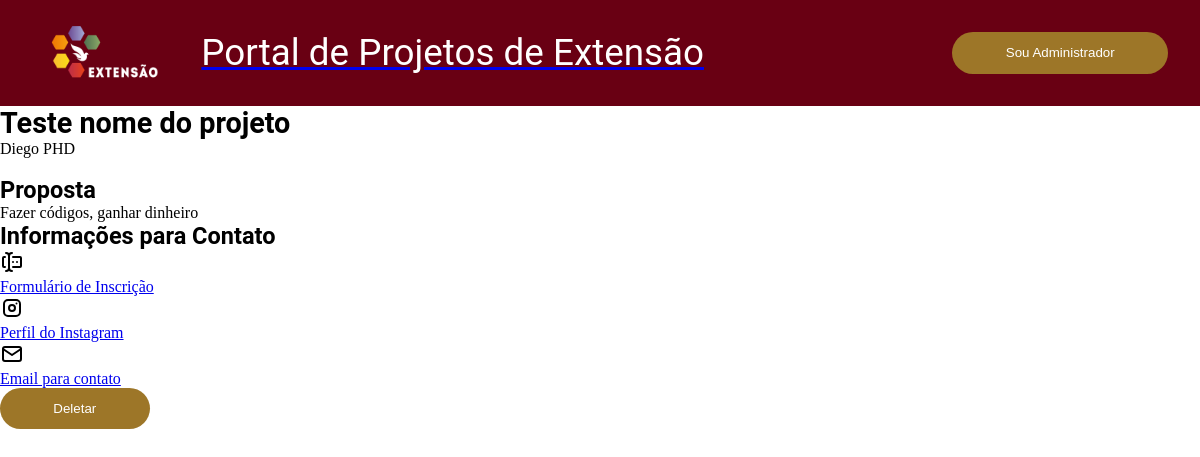
Screenshot of /projeto/7 with the database file from the repository.
### portalExtensaoUnicap_app/models.py (models this page shows, shortened)
class projeto(models.Model):
    id=models.BigAutoField(primary_key=True)
    identificacao_unica=models.TextField(max_length=9, blank=False, null=False)
    titulo=models.TextField(max_length=300, blank=False, null=False)
    proposta=models.TextField(max_length=3000, blank=False, null=False)
    curso=models.TextField(max_length=150, blank=False, null=False)
    coordenador=models.TextField(max_length=150, blank=False, null=False)
    ch_total=models.IntegerField(blank=False, null=False)
    ch_semanal_docente=models.IntegerField(blank=False, null=False)
    ch_semanal_estudante=models.IntegerField(blank=False, null=False)
    data_inicio=models.DateField(auto_now=False, auto_now_add=False)
    data_termino=models.DateField(auto_now=False, auto_now_add=False)
    instagram=models.TextField(blank=True)
    contato=models.TextField(blank=False)
    formulario=models.TextField(blank=True)

### portalExtensaoUnicap_app/views.py (the view)
# urls.py: path('projeto/<int:projeto_id>', views.ProjectView, name='project'),
def ProjectView(request, projeto_id):
    if request.method == 'GET' and request.GET.get('delete') != None:
        projeto.objects.filter(id=projeto_id).delete()
        return redirect('admin')
    projeto_detail = get_object_or_404(projeto, id=projeto_id)
    return render(request, 'project.html', {'projeto': projeto_detail})

### portalExtensaoUnicap_app/templates/project.html (shortened to what this page needs)
{% extends 'base.html' %}
{% block conteudo %}
{% load static %}
<div class="basic-info">
	<h2>{{ projeto.titulo }}</h2>
	<p>{{ projeto.coordenador }}</p>
</div>
<div class="extra-info">
	<div class="right-extra-info">
		<div class="proposition">
			<h3>Proposta</h3>
			<p>{{ projeto.proposta }}</p>
		</div>
		<div class="contact">
			<h3>Informações para Contato</h3>
			{% if projeto.formulario %}
			<a class="contact-link" href="{{ projeto.formulario }}" target="_blank">
				<img src="{% static 'graphics/forms.svg' %}" />
				<p>Formulário de Inscrição</p>
			</a>
			{% endif %}
			{% if projeto.instagram %}
			<a class="contact-link" href="{{ projeto.instagram }}" target="_blank">
				<img src="{% static 'graphics/brand-instagram.svg' %}" />
				<p>Perfil do Instagram</p>
			</a>
			{% endif %}
			{% if projeto.contato %}
			<a class="contact-link" href="mailto:{{ projeto.contato }}">
				<img src="{% static 'graphics/mail.svg' %}" />
				<p>Email para contato</p>
			</a>
			{% endif %}
		</div>
		<form action="{{projeto.id}}" method="get" onsubmit="return showWindow()">
			<button type="submit">Deletar</button>
		</form>
	</div>
</div>
{% endblock %}

### portalExtensaoUnicap_app/static/style.css (style rules this page uses)
:root { --main-color:#690013; --accent-color:#9D7628; --text-color:#fff; --text-size:1em; --h1-size:2.3em; --border-radius:28px; }
h2 { font-size: 1.8em; }
h3 { font-size: 1.47em; }
h1,h2,h3,h4 { font-family: 'Roboto', sans-serif; }
* { margin: 0; padding: 0; box-sizing: border-box; }
body { font-size: var(--text-size); margin: 0; min-height: 100vh; display: flex; flex-direction: column; }
button { background-color: var(--accent-color); padding: calc(var(--text-size)) calc(var(--text-size)*4); border: none; border-radius: var(--border-radius); color: var(--text-color); display: flex; direction: row; align-items: center; justify-content: center; gap: var(--text-size); cursor: pointer; transition: transform 0.2s ease; }

### rows the page displays
projeto: titulo "Teste nome do projeto", coordenador "Diego PHD", proposta "Fazer códigos, ganhar dinheiro"
